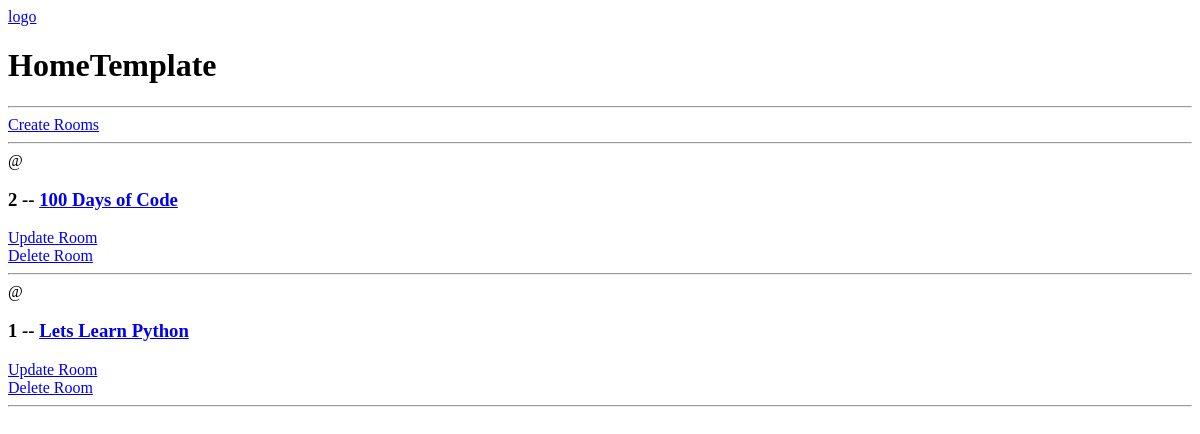
The app's page /, older data.
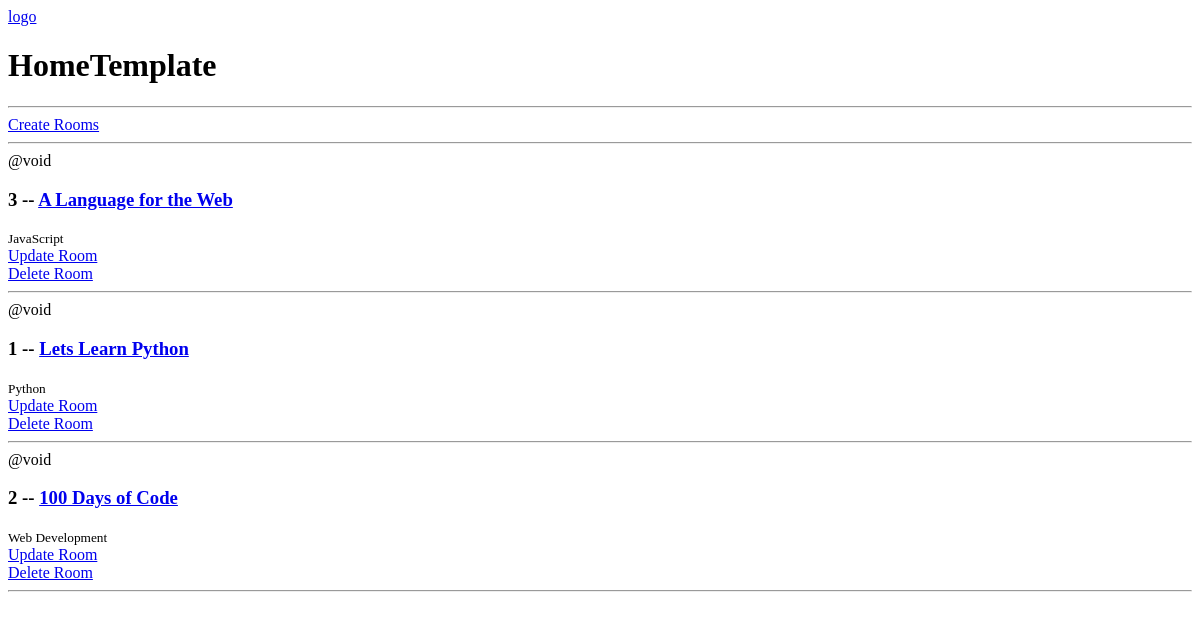
The same page, newer data.
### base/models.py (models this page shows, shortened)
class Room(models.Model):
    host = models.ForeignKey(User, on_delete=models.SET_NULL, null=True)
    topic = models.ForeignKey(Topic, on_delete=models.SET_NULL,null=True)
    name = models.CharField(max_length=200)
    description = models.TextField(null=True, blank=True) # can be blank and if we run a form, we can keep the form field as blank
    updated = models.DateTimeField(auto_now=True) # takes a timestamp everytime touched
    created = models.DateTimeField(auto_now_add=True) # create a timestamp when it was created
    class Meta:
        ordering = ['-updated','-created']

class Topic(models.Model):
    name = models.CharField(max_length=200)

### base/views.py (the view)
# urls.py: path('', views.home, name="home"),
def home(request):
    rooms = Room.objects.all()
    return render(request, 'base/home.html',{"rooms":rooms})

### base/templates/base/home.html
{% extends "main.html" %}
{% block content %}
<h1>HomeTemplate</h1>
<hr>
<div>
    <a href="{% url "create_room" %}">Create Rooms</a>
</div>
<hr>
<div>
    {% for room in rooms %}
    <div>
        <span>@{{room.host.username}}</span>
        <h3>{{room.id}} -- <a href="/room/{{room.id}}">{{room.name}}</a> </h3>
        <small>{{room.topic.name}}</small>
        <div>
            <a href="/update-room/{{room.id}}">Update Room</a>
        </div>
        <div>
            <a href="/delete-room/{{room.id}}">Delete Room</a>
        </div>
        <hr>
    </div>
    {% endfor %}
</div>
{% endblock content %}

Row changes from the older to the newer data that the page shows:
added Room: host.username "void", id "3", name "A Language for the Web", topic.name "JavaScript"
changed Room "Lets Learn Python": host.username (not shown) → "void"; topic.name (not shown) → "Python"; moves up the list
changed Room "100 Days of Code": host.username (not shown) → "void"; topic.name (not shown) → "Web Development"
